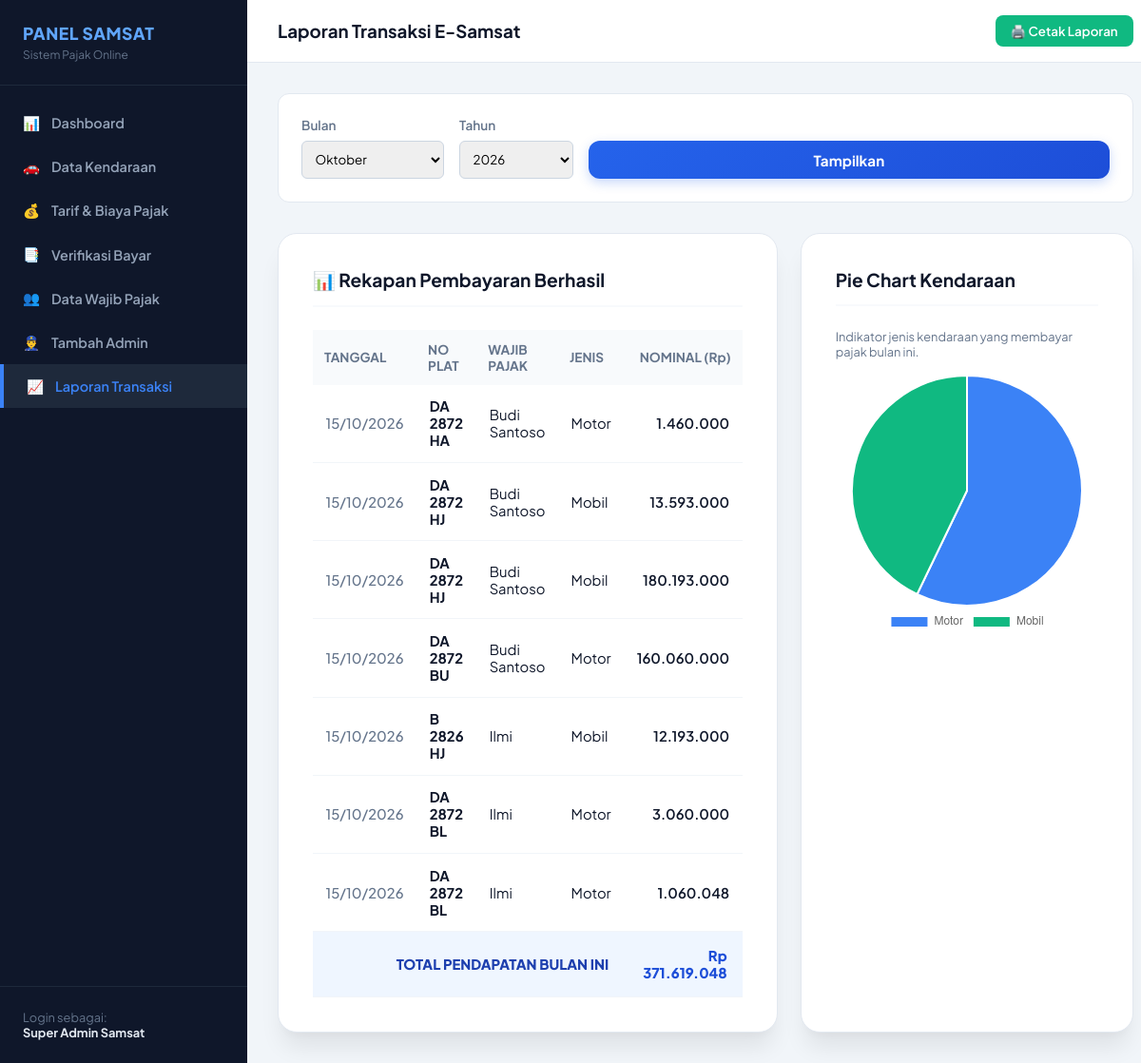
Page /admin/laporan_transaksi.php (signed in) on the committed database.
### tables this page shows
CREATE TABLE `pembayaran` (
  `id_pembayaran` int(11) NOT NULL,
  `id_tagihan` int(11) NOT NULL,
  `metode_pembayaran` varchar(50) NOT NULL,
  `bukti_transfer` varchar(255) DEFAULT NULL,
  `tgl_pembayaran` datetime DEFAULT NULL,
  `status_konfirmasi` enum('waiting','verified','rejected') NOT NULL DEFAULT 'waiting',
  `verified_by` int(11) DEFAULT NULL,
  `created_at` timestamp NOT NULL DEFAULT current_timestamp()
);

CREATE TABLE `kendaraan` (
  `id_kendaraan` int(11) NOT NULL,
  `id_user` int(11) NOT NULL,
  `no_plat` varchar(12) NOT NULL,
  `no_rangka` varchar(50) NOT NULL,
  `no_mesin` varchar(50) NOT NULL,
  `merk` varchar(50) NOT NULL,
  `tipe` varchar(50) NOT NULL,
  `jenis_kendaraan` enum('motor','mobil','truk','bus') NOT NULL,
  `tahun_pembuatan` year(4) NOT NULL,
  `cc_kendaraan` int(5) NOT NULL,
  `warna` varchar(30) NOT NULL,
  `created_at` timestamp NOT NULL DEFAULT current_timestamp()
);

CREATE TABLE `users` (
  `id_user` int(11) NOT NULL,
  `nik` varchar(16) NOT NULL,
  `nama_lengkap` varchar(100) NOT NULL,
  `email` varchar(100) NOT NULL,
  `password` varchar(255) NOT NULL,
  `no_hp` varchar(15) NOT NULL,
  `alamat` text DEFAULT NULL,
  `created_at` timestamp NOT NULL DEFAULT current_timestamp(),
  `updated_at` timestamp NOT NULL DEFAULT current_timestamp() ON UPDATE current_timestamp()
);

CREATE TABLE `pajak_tagihan` (
  `id_tagihan` int(11) NOT NULL,
  `id_kendaraan` int(11) NOT NULL,
  `kode_bayar` varchar(20) NOT NULL,
  `tahun_pajak` year(4) NOT NULL,
  `tgl_jatuh_tempo` date NOT NULL,
  `nominal_pkb` decimal(12,2) NOT NULL,
  `nominal_swdkllj` decimal(12,2) NOT NULL,
  `biaya_adm` decimal(12,2) NOT NULL DEFAULT 0.00,
  `nominal_denda` decimal(12,2) NOT NULL DEFAULT 0.00,
  `total_bayar` decimal(12,2) NOT NULL,
  `status_tagihan` enum('unpaid','pending','paid','expired') NOT NULL DEFAULT 'unpaid',
  `created_at` timestamp NOT NULL DEFAULT current_timestamp()
);

### admin/laporan_transaksi.php (the view, shortened to what this page needs)
<?php
include '../config/koneksi.php';
$bulan_pilih = isset($_GET['bulan']) ? $_GET['bulan'] : date('m');
$tahun_pilih = isset($_GET['tahun']) ? $_GET['tahun'] : date('Y');
$query_laporan = "SELECT p.tgl_pembayaran, pt.kode_bayar, pt.total_bayar, k.no_plat, k.jenis_kendaraan, u.nama_lengkap
                  FROM pembayaran p
                  JOIN pajak_tagihan pt ON p.id_tagihan = pt.id_tagihan
                  JOIN kendaraan k ON pt.id_kendaraan = k.id_kendaraan
                  JOIN users u ON k.id_user = u.id_user
                  WHERE p.status_konfirmasi = 'verified'
                  AND MONTH(p.tgl_pembayaran) = '$bulan_pilih'
                  AND YEAR(p.tgl_pembayaran) = '$tahun_pilih'
                  ORDER BY p.tgl_pembayaran DESC";
$res_laporan = mysqli_query($koneksi, $query_laporan);
$total_pendapatan_bulanan = 0;
$query_chart = "SELECT k.jenis_kendaraan, COUNT(p.id_pembayaran) as jumlah_transaksi
                FROM pembayaran p
                JOIN pajak_tagihan pt ON p.id_tagihan = pt.id_tagihan
                JOIN kendaraan k ON pt.id_kendaraan = k.id_kendaraan
                WHERE p.status_konfirmasi = 'verified'
                AND MONTH(p.tgl_pembayaran) = '$bulan_pilih'
                AND YEAR(p.tgl_pembayaran) = '$tahun_pilih'
                GROUP BY k.jenis_kendaraan";
$res_chart = mysqli_query($koneksi, $query_chart);
$label_chart = [];
$data_chart  = [];
while ($row_chart = mysqli_fetch_assoc($res_chart)) {
    $label_chart[] = ucfirst($row_chart['jenis_kendaraan']);
    $data_chart[]  = $row_chart['jumlah_transaksi'];
}
?>
<!DOCTYPE html>
<html lang="id">
<head>
    <link rel="stylesheet" href="../assets/css/style.css?v=<?= time() ?>">
</head>
<body>
    <div class="admin-wrapper">
        <?php include 'sidebar.php'; ?>
        <div class="admin-content">
            <div class="admin-header">
                <h3 style="margin:0; font-weight:700; color:#0f172a;">Laporan Transaksi E-Samsat</h3>
                <button onclick="window.print()" style="background: #10b981; color: white; padding: 0.5rem 1rem; border: none; border-radius: 8px; font-weight: 600; cursor: pointer;">🖨️ Cetak Laporan</button>
            </div>
            <div style="padding: 2rem;">
                <div style="background: white; padding: 1.5rem; border-radius: 12px; border: 1px solid #e2e8f0; margin-bottom: 2rem;">
                    <form action="" method="GET" style="display: flex; gap: 1rem; align-items: flex-end;">
                        <div>
                            <label style="display: block; font-size: 0.85rem; font-weight: 600; color: #64748b; margin-bottom: 0.5rem;">Bulan</label>
                            <select name="bulan" style="padding: 0.6rem; border-radius: 6px; border: 1px solid #cbd5e1; width: 150px;">
                                <?php
                                $nama_bulan = ["", "Januari", "Februari", "Maret", "April", "Mei", "Juni", "Juli", "Agustus", "September", "Oktober", "November", "Desember"];
                                for ($i = 1; $i <= 12; $i++) {
                                    $val = str_pad($i, 2, "0", STR_PAD_LEFT);
                                    $selected = ($val == $bulan_pilih) ? "selected" : "";
                                    echo "<option value='$val' $selected>{$nama_bulan[$i]}</option>";
                                }
                                ?>
                            </select>
                        </div>
                        <div>
                            <label style="display: block; font-size: 0.85rem; font-weight: 600; color: #64748b; margin-bottom: 0.5rem;">Tahun</label>
                            <select name="tahun" style="padding: 0.6rem; border-radius: 6px; border: 1px solid #cbd5e1; width: 120px;">
                                <?php
                                $tahun_sekarang = date('Y');
                                for ($t = $tahun_sekarang; $t >= 2024; $t--) {
                                    $selected = ($t == $tahun_pilih) ? "selected" : "";
                                    echo "<option value='$t' $selected>$t</option>";
                                }
                                ?>
                            </select>
                        </div>
                        <button type="submit" class="btn-submit" style="margin: 0; padding: 0.65rem 1.5rem;">Tampilkan</button>
                    </form>
                </div>
                <div style="display: grid; grid-template-columns: 1fr 350px; gap: 1.5rem;">
                    <div class="card-detail" style="margin: 0;">
                        <h3>📊 Rekapan Pembayaran Berhasil</h3>
                        <div style="overflow-x: auto; margin-top: 1rem;">
                            <table class="table-detail" style="width: 100%;">
                                <thead>
                                    <tr style="text-align: left; background-color: #f8fafc; font-size: 0.85rem; color: #64748b;">
                                        <th style="padding: 0.75rem;">TANGGAL</th>
                                        <th style="padding: 0.75rem;">NO PLAT</th>
                                        <th style="padding: 0.75rem;">WAJIB PAJAK</th>
                                        <th style="padding: 0.75rem;">JENIS</th>
                                        <th style="padding: 0.75rem; text-align: right;">NOMINAL (Rp)</th>
                                    </tr>
                                </thead>
                                <tbody>
                                    <?php if ($res_laporan && mysqli_num_rows($res_laporan) > 0): ?>
                                        <?php while ($row = mysqli_fetch_assoc($res_laporan)): ?>
                                            <?php $total_pendapatan_bulanan += $row['total_bayar']; ?>
                                            <tr>
                                                <td style="padding: 0.85rem;"><?= date('d/m/Y', strtotime($row['tgl_pembayaran'])) ?></td>
                                                <td style="padding: 0.85rem; font-weight: 700;"><?= htmlspecialchars($row['no_plat']) ?></td>
                                                <td style="padding: 0.85rem;"><?= htmlspecialchars($row['nama_lengkap']) ?></td>
                                                <td style="padding: 0.85rem; text-transform: capitalize;"><?= htmlspecialchars($row['jenis_kendaraan']) ?></td>
                                                <td style="padding: 0.85rem; text-align: right; font-weight: 600;"><?= number_format($row['total_bayar'], 0, ',', '.') ?></td>
                                            </tr>
                                        <?php endwhile; ?>
                                        <tr style="background-color: #eff6ff;">
                                            <td colspan="4" style="padding: 1rem; text-align: right; font-weight: 800; color: #1e40af;">TOTAL PENDAPATAN BULAN INI</td>
                                            <td style="padding: 1rem; text-align: right; font-weight: 800; color: #1d4ed8;">Rp <?= number_format($total_pendapatan_bulanan, 0, ',', '.') ?></td>
                                        </tr>
                                    <?php else: ?>
                                        <tr>
                                            <td colspan="5" style="text-align: center; padding: 2rem; color: #64748b;">Belum ada transaksi berhasil pada bulan ini.</td>
                                        </tr>
                                    <?php endif; ?>
                                </tbody>
                            </table>
                        </div>
                    </div>
                    <div class="card-detail" style="margin: 0;">
                        <h3>Pie Chart Kendaraan</h3>
                        <p style="font-size: 0.8rem; color: #64748b; margin-bottom: 1rem;">Indikator jenis kendaraan yang membayar pajak bulan ini.</p>
                        <?php if (count($data_chart) > 0): ?>
                            <canvas id="kendaraanPieChart" width="100" height="100"></canvas>
                        <?php else: ?>
                            <div style="padding: 2rem 0; text-align: center; color: #94a3b8; font-size: 0.85rem;">
                                Data tidak tersedia untuk grafik.
                            </div>
                        <?php endif; ?>
                    </div>
                </div>
            </div>
        </div>
    </div>
    <?php if (count($data_chart) > 0): ?>
    <script>
        const ctx = document.getElementById('kendaraanPieChart').getContext('2d');
        const kendaraanPieChart = new Chart(ctx, {
            type: 'pie',
            data: {
                labels: <?= json_encode($label_chart) ?>,
                datasets: [{
                    label: 'Jumlah Transaksi',
                    data: <?= json_encode($data_chart) ?>,
                    backgroundColor: [
                        '#3b82f6', // Biru untuk Motor
                        '#10b981', // Hijau untuk Mobil
                        '#f59e0b', // Kuning (jika ada jenis lain)
                        '#ef4444'  // Merah
                    ],
                    hoverOffset: 4
                }]
            },
            options: {
                responsive: true,
                plugins: {
                    legend: {
                        position: 'bottom',
                    }
                }
            }
        });
    </script>
    <?php endif; ?>
</body>
</html>

### assets/css/style.css (style rules this page uses)
:root { --primary: #2563eb; --primary-hover: #1d4ed8; --primary-light: #eff6ff; --accent: #3b82f6; --success: #10b981; --success-bg: #ecfdf5; --danger: #ef4444; --danger-bg: #fef2f2; --bg-main: #f8fafc; --surface: #ffffff; --border: #e2e8f0; --border-focus: #93c5fd; --text-main: #0f172a; --text-muted: #64748b; --text-white: #ffffff; --radius-sm: 8px; --radius-md: 12px; --radius-lg: 20px; --shadow-sm: 0 1px 2px 0 rgba(0, 0, 0, 0.05); --shadow-md: 0 4px 6px -1px rgba(0, 0, 0, 0.07), 0 2px 4px -2px rgba(0, 0, 0, 0.05); --shadow-lg: 0 20px 25px -5px rgba(0, 0, 0, 0.08), 0 8px 10px -6px rgba(0, 0, 0, 0.03); --shadow-xl: 0 25px 50px -12px rgba(15, 23, 42, 0.25); --transition: all 0.25s cubic-bezier(0.4, 0, 0.2, 1); }
* { box-sizing: border-box; margin: 0; padding: 0; font-family: 'Plus Jakarta Sans', -apple-system, BlinkMacSystemFont, sans-serif; -webkit-font-smoothing: antialiased; }
body { background-color: var(--bg-main); color: var(--text-main); min-height: 100vh; display: flex; flex-direction: column; }
.btn-submit { width: 100%; padding: 0.9rem; background: linear-gradient(135deg, var(--primary) 0%, #1d4ed8 100%); color: var(--text-white); border: none; border-radius: var(--radius-md); font-size: 0.95rem; font-weight: 700; cursor: pointer; transition: var(--transition); margin-top: 0.75rem; box-shadow: 0 4px 12px rgba(37, 99, 235, 0.25); }
.card-detail { background: var(--surface); border-radius: var(--radius-lg); padding: 2.25rem; box-shadow: var(--shadow-lg); border: 1px solid var(--border); }
.card-detail h3 { border-bottom: 2px solid var(--bg-main); padding-bottom: 0.85rem; margin-bottom: 1.5rem; color: var(--text-main); font-size: 1.2rem; font-weight: 700; }
.table-detail { width: 100%; border-collapse: collapse; }
.table-detail td { padding: 0.85rem 0; border-bottom: 1px solid #f1f5f9; font-size: 0.925rem; }
.table-detail td:first-child { color: var(--text-muted); font-weight: 500; }
.table-detail td:last-child { text-align: right; font-weight: 700; color: var(--text-main); }
.admin-wrapper { display: flex; min-height: 100vh; }
.admin-content { flex-grow: 1; background-color: #f1f5f9; display: flex; flex-direction: column; }
.admin-header { background: #ffffff; padding: 1rem 2rem; display: flex; justify-content: space-between; align-items: center; border-bottom: 1px solid #e2e8f0; }

### rows in the picture
pembayaran: tgl_pembayaran "15/10/2026", kendaraan.no_plat "DA 2872 HA", users.nama_lengkap "Budi Santoso", kendaraan.jenis_kendaraan "Motor", id_tagihan.total_bayar "1.460.000"
pembayaran: tgl_pembayaran "15/10/2026", kendaraan.no_plat "DA 2872 HJ", users.nama_lengkap "Budi Santoso", kendaraan.jenis_kendaraan "Mobil", id_tagihan.total_bayar "13.593.000"
pembayaran: tgl_pembayaran "15/10/2026", kendaraan.no_plat "DA 2872 HJ", users.nama_lengkap "Budi Santoso", kendaraan.jenis_kendaraan "Mobil", id_tagihan.total_bayar "180.193.000"
pembayaran: tgl_pembayaran "15/10/2026", kendaraan.no_plat "DA 2872 BU", users.nama_lengkap "Budi Santoso", kendaraan.jenis_kendaraan "Motor", id_tagihan.total_bayar "160.060.000"
pembayaran: tgl_pembayaran "15/10/2026", kendaraan.no_plat "B 2826 HJ", users.nama_lengkap "Ilmi", kendaraan.jenis_kendaraan "Mobil", id_tagihan.total_bayar "12.193.000"
pembayaran: tgl_pembayaran "15/10/2026", kendaraan.no_plat "DA 2872 BL", users.nama_lengkap "Ilmi", kendaraan.jenis_kendaraan "Motor", id_tagihan.total_bayar "3.060.000"
pembayaran: tgl_pembayaran "15/10/2026", kendaraan.no_plat "DA 2872 BL", users.nama_lengkap "Ilmi", kendaraan.jenis_kendaraan "Motor", id_tagihan.total_bayar "1.060.048"

### other values in the picture
$_SESSION['admin_nama'] "Super Admin Samsat"
$total_pendapatan_bulanan "371.619.048"
form field bulan "Oktober"
form field tahun "2026"
chart data {{ json_encode($label_chart) }} ["Motor","Mobil"]
chart data {{ json_encode($data_chart) }} ["4","3"]
